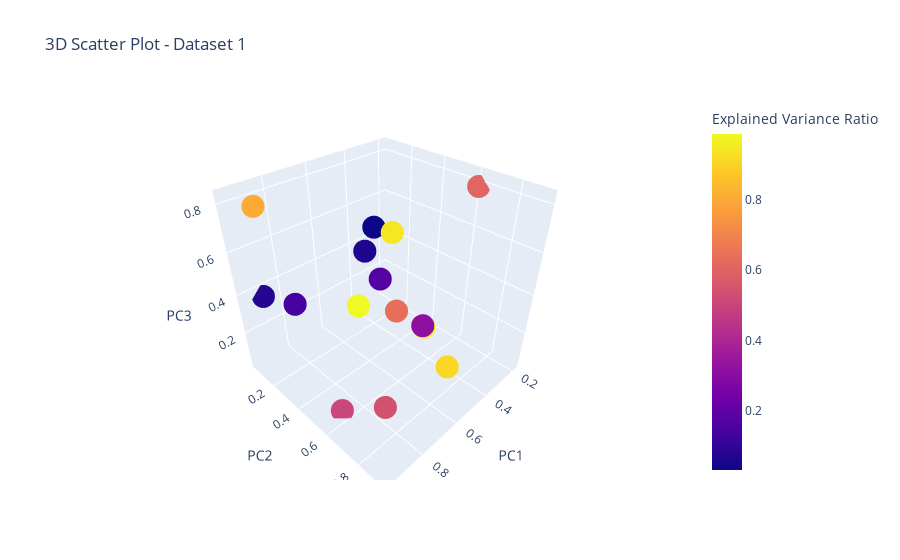

The notebook cell this image was saved under:
### Code cell
import plotly.express as px
import pandas as pd
import numpy as np

# Generating synthetic data for illustration
np.random.seed(42)
num_datasets = 3

# Create a list to store DataFrames
dataframes = []

for i in range(num_datasets):
    # Create a DataFrame representing PCA analysis
    pca_analysis_df = pd.DataFrame({
        'Feature1': np.random.rand(5),
        'Feature2': np.random.rand(5),
        'Feature3': np.random.rand(5),
        f'Principal Component 1': np.random.rand(5),
        f'Principal Component 2': np.random.rand(5),
        f'Principal Component 3': np.random.rand(5),
        'Explained Variance Ratio': np.random.rand(5)
    })

    dataframes.append(pca_analysis_df)

# Create subplots in a loop
fig = None

for i, df in enumerate(dataframes):
    subplot = px.scatter_3d(
        df,
        x=f'Principal Component 1',
        y=f'Principal Component 2',
        z=f'Principal Component 3',
        color='Explained Variance Ratio',
        size_max=10,
        labels={'Principal Component 1': 'PC1', 'Principal Component 2': 'PC2', 'Principal Component 3': 'PC3'},
        title=f'3D Scatter Plot - Dataset {i + 1}'
    )

    if fig is None:
        fig = subplot
    else:
        fig.add_trace(subplot.data[0])

# Show the plot
fig.update_layout(scene=dict(aspectmode="cube"))
fig.show()

### Figure 1 — Plotly figure (JSON) as saved in the notebook; plotly's stock layout.template omitted (floating-point values rounded to 4 significant figures)
{"data": [{"hovertemplate": "PC1=%{x}<br>PC2=%{y}<br>PC3=%{z}<br>Explained Variance Ratio=%{marker.color}<extra></extra>", "legendgroup": "", "marker": {"color": [0.6075, 0.1705, 0.06505, 0.9489, 0.9656], "coloraxis": "coloraxis", "symbol": "circle"}, "mode": "markers", "name": "", "scene": "scene", "showlegend": false, "type": "scatter3d", "x": [0.1834, 0.3042, 0.5248, 0.4319, 0.2912], "y": [0.6119, 0.1395, 0.2921, 0.3664, 0.4561], "z": [0.7852, 0.1997, 0.5142, 0.5924, 0.04645]}, {"hovertemplate": "PC1=%{x}<br>PC2=%{y}<br>PC3=%{z}<br>Explained Variance Ratio=%{marker.color}<extra></extra>", "legendgroup": "", "marker": {"color": [0.5427, 0.1409, 0.8022, 0.07455, 0.9869], "coloraxis": "coloraxis", "symbol": "circle"}, "mode": "markers", "name": "", "scene": "scene", "showlegend": false, "type": "scatter3d", "x": [0.9696, 0.7751, 0.9395, 0.8948, 0.5979], "y": [0.9219, 0.08849, 0.196, 0.04523, 0.3253], "z": [0.3887, 0.2713, 0.8287, 0.3568, 0.2809]}, {"hovertemplate": "PC1=%{x}<br>PC2=%{y}<br>PC3=%{z}<br>Explained Variance Ratio=%{marker.color}<extra></extra>", "legendgroup": "", "marker": {"color": [0.03143, 0.6364, 0.3144, 0.5086, 0.9076], "coloraxis": "coloraxis", "symbol": "circle"}, "mode": "markers", "name": "", "scene": "scene", "showlegend": false, "type": "scatter3d", "x": [0.3252, 0.7296, 0.6376, 0.8872, 0.4722], "y": [0.1196, 0.7132, 0.7608, 0.5613, 0.771], "z": [0.4938, 0.5227, 0.4275, 0.02542, 0.1079]}], "layout": {"coloraxis": {"colorbar": {"title": {"text": "Explained Variance Ratio"}}, "colorscale": [[0, "#0d0887"], [0.1111, "#46039f"], [0.2222, "#7201a8"], [0.3333, "#9c179e"], [0.4444, "#bd3786"], [0.5556, "#d8576b"], [0.6667, "#ed7953"], [0.7778, "#fb9f3a"], [0.8889, "#fdca26"], [1, "#f0f921"]]}, "legend": {"tracegroupgap": 0}, "scene": {"aspectmode": "cube", "domain": {"x": [0, 1], "y": [0, 1]}, "xaxis": {"title": {"text": "PC1"}}, "yaxis": {"title": {"text": "PC2"}}, "zaxis": {"title": {"text": "PC3"}}}, "title": {"text": "3D Scatter Plot - Dataset 1"}}}
